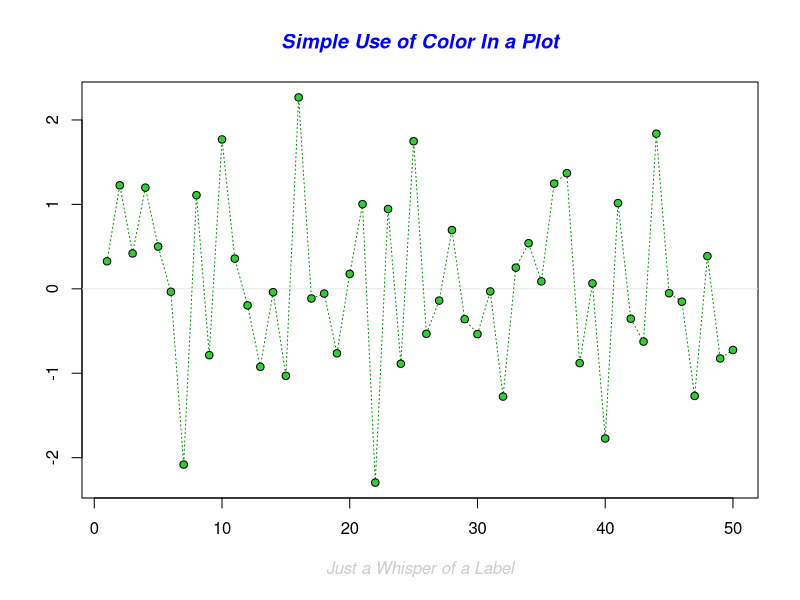
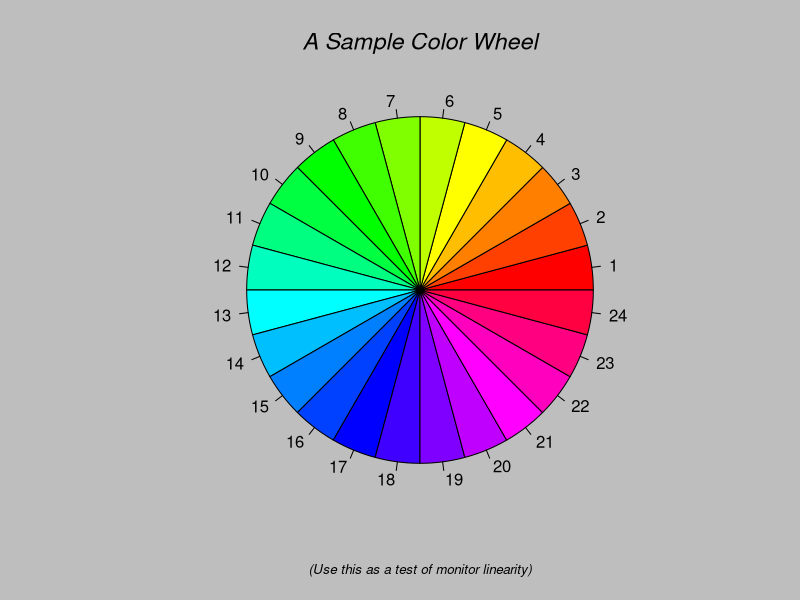
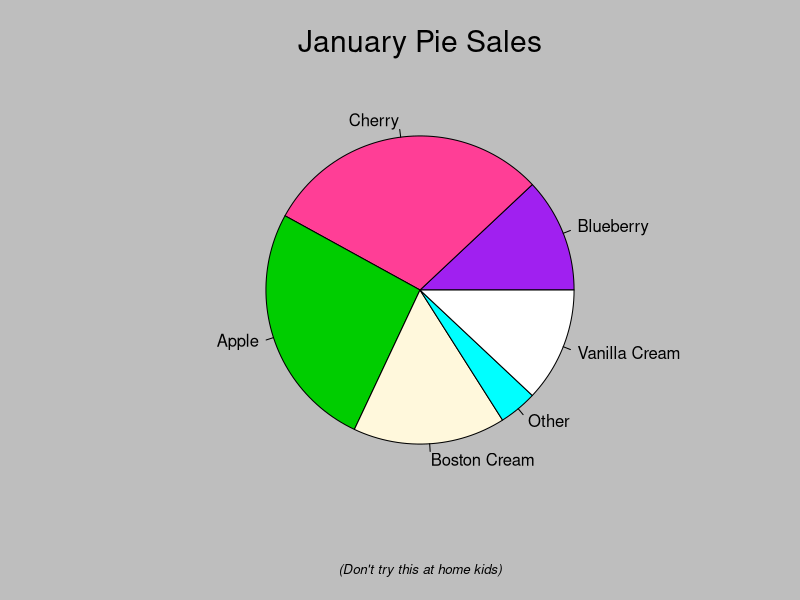
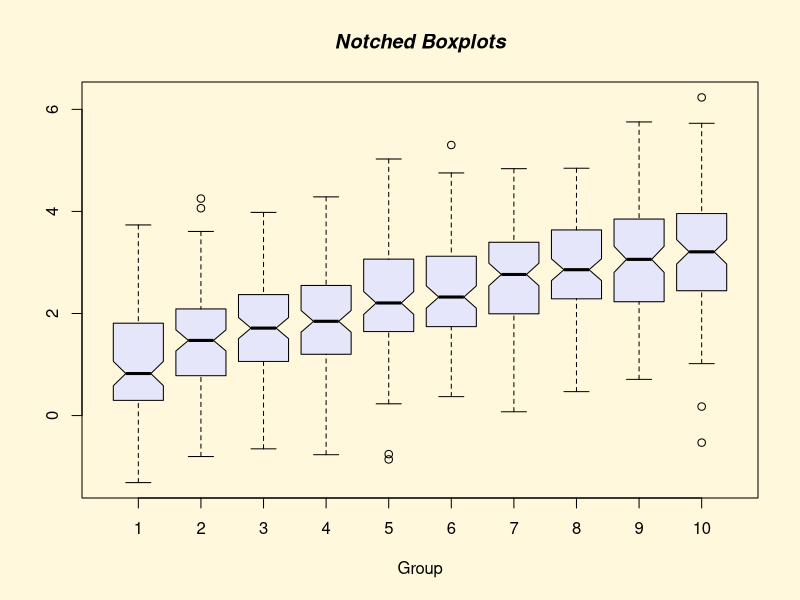
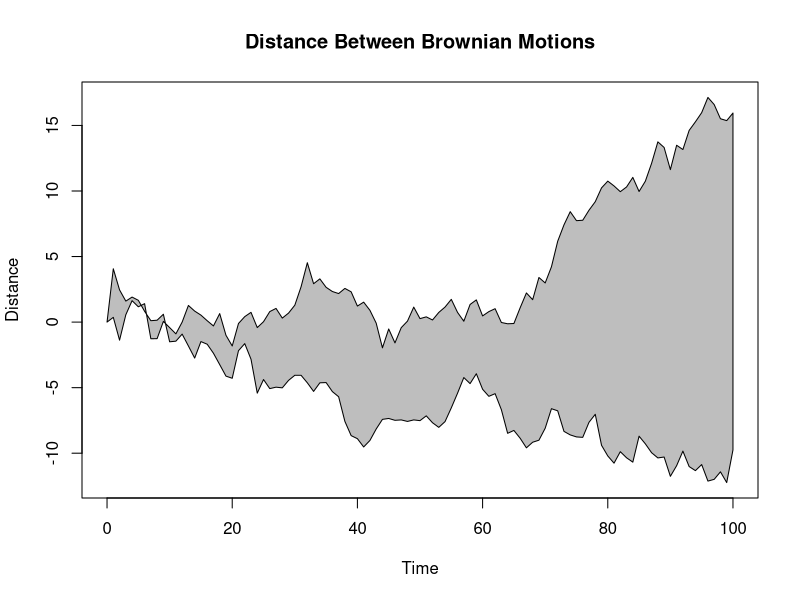
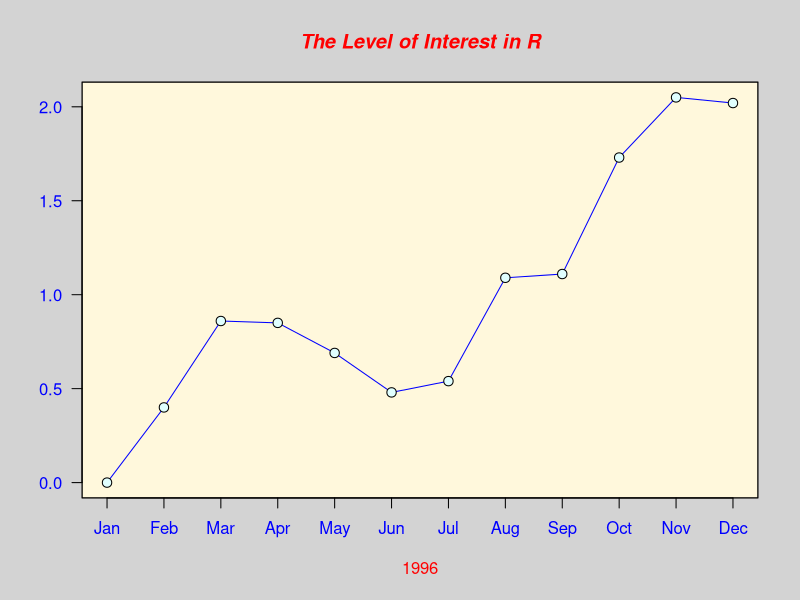
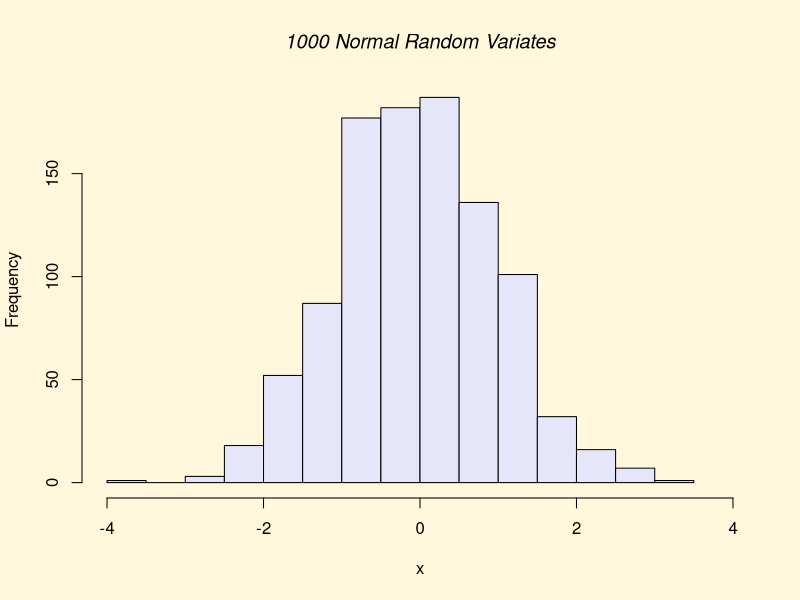
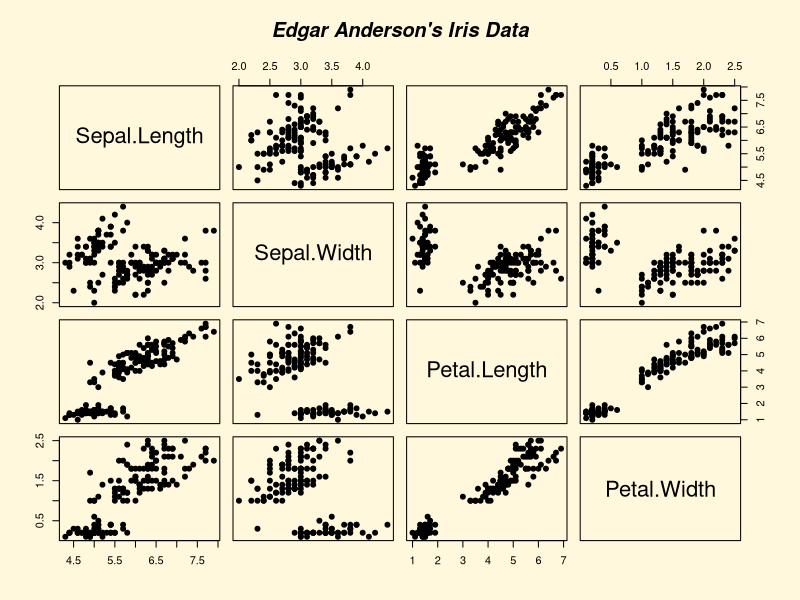

Generate these figures, in order, with R:
demo("graphics")

win.graph()
x11()
dev.off()
dev.set(2)
dev.off(2)
x11()
dev.new()


help("VADeaths")
VADeaths
data() 
barplot(VADeaths) 
barplot(VADeaths,beside=T) 
dim(VADeaths)
VADeaths[1,]
barplot(VADeaths[1,])

boxplot(VADeaths,col="yellow")
boxplot(data.frame(VADeaths))
 x= rnorm(1)
x 
rnorm(1,mean=100,sd=12)
height = rnorm(30,mean=174,sd=12)
height
height_better = round(height)
height_better

mean(height)
sd(height)
hist(height)
sample(c("head","tail"),1)
sample(c("head","tail"),1)
set = 1:10
